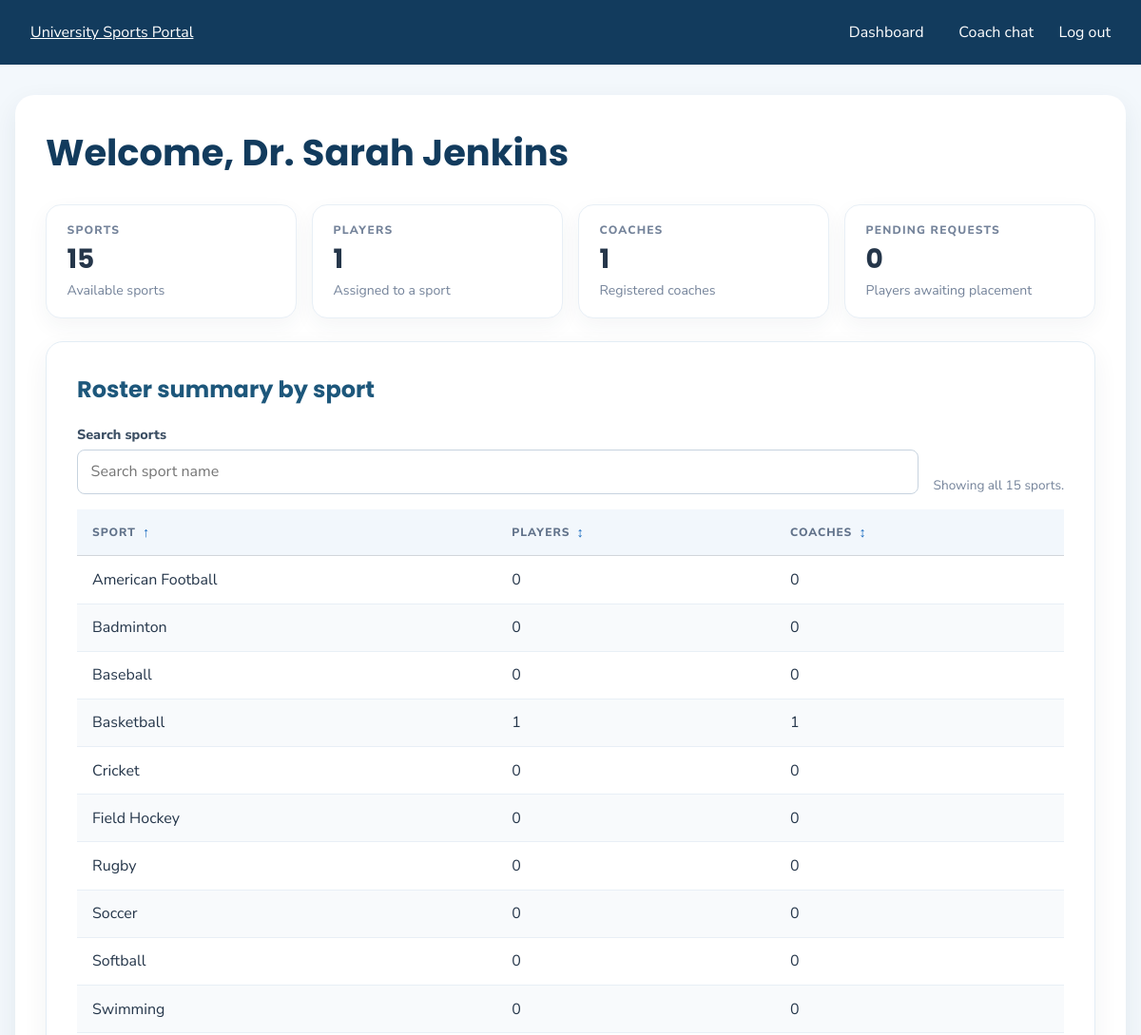
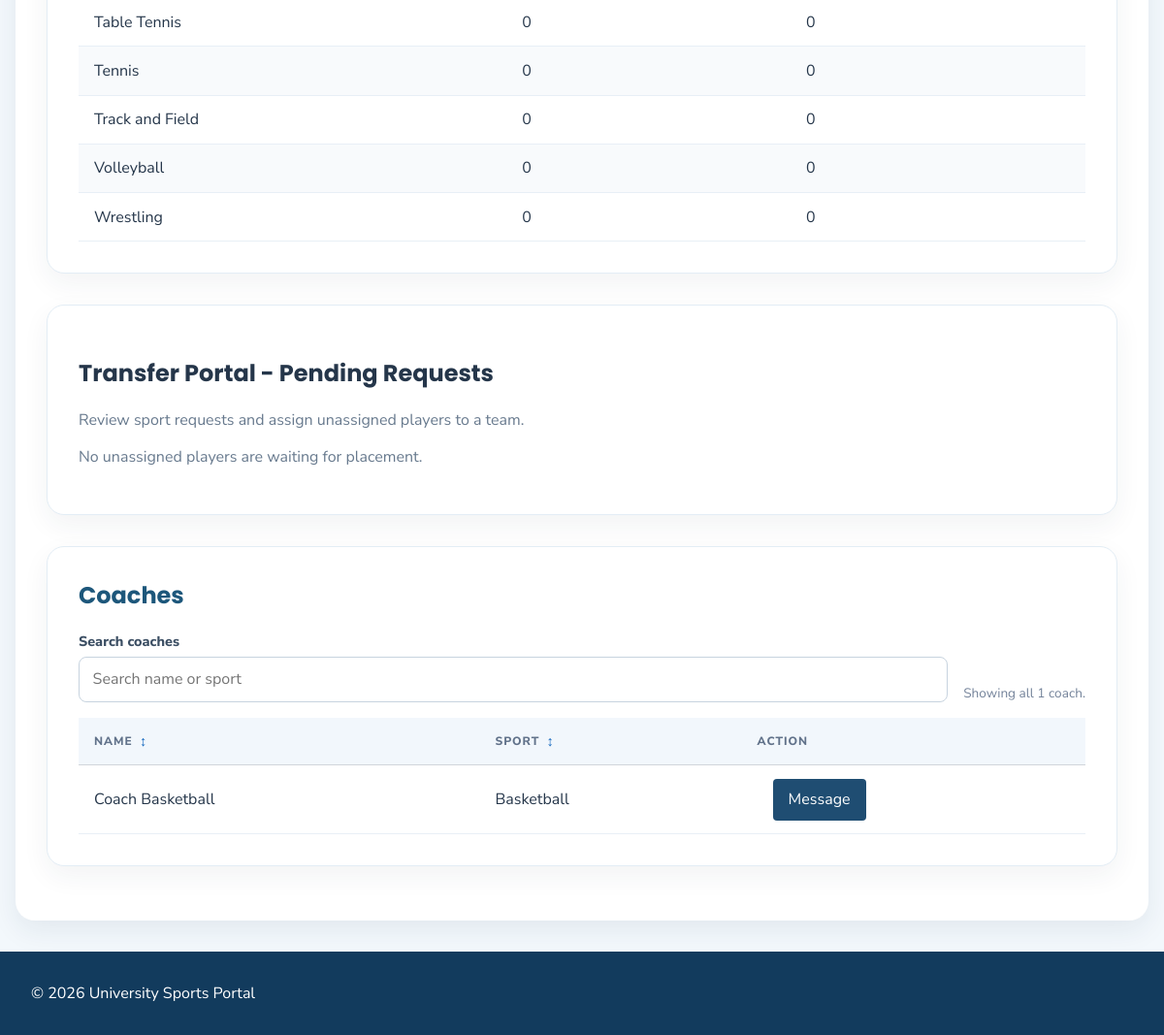
Page /hos/dashboard.php (signed in) on the committed database (2 pictures, top to bottom).
### tables this page shows
CREATE TABLE sports (
    id INT UNSIGNED NOT NULL AUTO_INCREMENT,
    name VARCHAR(100) NOT NULL,
    PRIMARY KEY (id),
    UNIQUE KEY uq_sports_name (name)
);

CREATE TABLE users (
    id INT UNSIGNED NOT NULL AUTO_INCREMENT,
    name VARCHAR(120) NOT NULL,
    email VARCHAR(254) NOT NULL,
    password_hash VARCHAR(255) NOT NULL,
    role ENUM('player', 'coach', 'hos') NOT NULL,
    sport_id INT UNSIGNED NULL,
    requested_sport_id INT UNSIGNED NULL,
    created_at TIMESTAMP NOT NULL DEFAULT CURRENT_TIMESTAMP,
    PRIMARY KEY (id),
    UNIQUE KEY uq_users_email (email),
    KEY idx_users_role_sport (role, sport_id),
    KEY idx_users_requested_sport (requested_sport_id),
    CONSTRAINT fk_users_sport
        FOREIGN KEY (sport_id) REFERENCES sports (id)
        ON UPDATE CASCADE ON DELETE RESTRICT,
    CONSTRAINT fk_users_requested_sport
        FOREIGN KEY (requested_sport_id) REFERENCES sports (id)
        ON UPDATE CASCADE ON DELETE SET NULL
);

### includes/auth_check.php (called while the page is built, shortened)
<?php
function app_url(string $path): string
{
    $scriptPath = str_replace('\\', '/', $_SERVER['SCRIPT_NAME'] ?? '/');
    $basePath = rtrim(str_replace('\\', '/', dirname($scriptPath)), '/');
    foreach (['/auth', '/api', '/player', '/coach', '/hos'] as $directory) {
        if (substr($basePath, -strlen($directory)) === $directory) {
            $basePath = substr($basePath, 0, -strlen($directory));
            break;
        }
    }
    return $basePath . '/' . ltrim($path, '/');
}

### hos/dashboard.php (the view, shortened to what this page needs)
<?php
require_once __DIR__ . '/../includes/auth_check.php';
require_once __DIR__ . '/../config/db.php';
$summaryQuery = $pdo->query(
    "SELECT s.id, s.name,
            COALESCE(SUM(u.role = 'player'), 0) AS player_count,
            COALESCE(SUM(u.role = 'coach'), 0) AS coach_count
     FROM sports s
     LEFT JOIN users u ON u.sport_id = s.id AND u.role IN ('player', 'coach')
     GROUP BY s.id, s.name
     ORDER BY s.name"
);
$sportSummary = $summaryQuery->fetchAll();
$coachesQuery = $pdo->query(
    "SELECT u.id, u.name, u.email, s.name AS sport_name
     FROM users u
     LEFT JOIN sports s ON s.id = u.sport_id
     WHERE u.role = 'coach'
     ORDER BY s.name, u.name, u.id"
);
$coaches = $coachesQuery->fetchAll();
$transferQuery = $pdo->query(
    "SELECT u.id, u.name, u.email, u.requested_sport_id,
            s.name AS requested_sport_name
     FROM users u
     LEFT JOIN sports s ON s.id = u.requested_sport_id
     WHERE u.role = 'player' AND u.sport_id IS NULL
     ORDER BY u.name, u.id"
);
$transferPlayers = $transferQuery->fetchAll();
$hosName = $_SESSION['name'] ?? 'Head of Sports';
$totalPlayers = array_sum(array_map(
    static fn (array $summary): int => (int) $summary['player_count'],
    $sportSummary
));
$sportCount = count($sportSummary);
$coachCount = count($coaches);
$pendingRequestCount = count($transferPlayers);
$bodyClass = 'sports-dashboard';
require __DIR__ . '/../includes/header.php';
?>
<h1>Welcome, <?= htmlspecialchars($hosName, ENT_QUOTES, 'UTF-8') ?></h1>
<section class="coach-overview" aria-label="Portal overview">
    <article class="coach-overview-card">
        <span class="coach-overview-label">Sports</span>
        <strong class="coach-overview-value"><?= $sportCount ?></strong>
        <span class="coach-overview-detail">Available sports</span>
    </article>
    <article class="coach-overview-card">
        <span class="coach-overview-label">Players</span>
        <strong class="coach-overview-value"><?= $totalPlayers ?></strong>
        <span class="coach-overview-detail">Assigned to a sport</span>
    </article>
    <article class="coach-overview-card">
        <span class="coach-overview-label">Coaches</span>
        <strong class="coach-overview-value"><?= $coachCount ?></strong>
        <span class="coach-overview-detail">Registered coaches</span>
    </article>
    <article class="coach-overview-card">
        <span class="coach-overview-label">Pending requests</span>
        <strong class="coach-overview-value"><?= $pendingRequestCount ?></strong>
        <span class="coach-overview-detail">Players awaiting placement</span>
    </article>
</section>
<section class="dashboard-table-section dashboard-table-container" data-table-container>
    <h2>Roster summary by sport</h2>
    <div class="dashboard-table-tools">
        <div>
            <label for="hos-sports-search">Search sports</label>
            <input id="hos-sports-search" type="search" data-table-search
                   placeholder="Search sport name" autocomplete="off">
        </div>
        <p data-table-results aria-live="polite">
        </p>
    </div>
    <div class="table-wrap dashboard-table-wrap">
        <table class="dashboard-data-table" data-dashboard-table
               data-item-label="sport" data-item-label-plural="sports">
            <thead>
                <tr>
                    <th scope="col" aria-sort="ascending">
                        <button class="dashboard-sort-button" type="button" data-table-sort="0">
                            Sport <span aria-hidden="true" data-sort-indicator>↑</span>
                        </button>
                    </th>
                    <th scope="col" aria-sort="none">
                        <button class="dashboard-sort-button" type="button" data-table-sort="1">
                            Players <span aria-hidden="true" data-sort-indicator>↕</span>
                        </button>
                    </th>
                    <th scope="col" aria-sort="none">
                        <button class="dashboard-sort-button" type="button" data-table-sort="2">
                            Coaches <span aria-hidden="true" data-sort-indicator>↕</span>
                        </button>
                    </th>
                </tr>
            </thead>
            <tbody>
                <?php foreach ($sportSummary as $summary): ?>
                    <tr data-table-row>
                        <td data-label="Sport" data-search-cell><?= htmlspecialchars($summary['name'], ENT_QUOTES, 'UTF-8') ?></td>
                        <td data-label="Players" data-search-cell><?= (int) $summary['player_count'] ?></td>
                        <td data-label="Coaches" data-search-cell><?= (int) $summary['coach_count'] ?></td>
                    </tr>
                <?php endforeach; ?>
            </tbody>
        </table>
    </div>
</section>
<section class="transfer-portal-admin dashboard-table-container" data-table-container
         aria-labelledby="hos-transfer-heading">
    <h2 id="hos-transfer-heading">Transfer Portal - Pending Requests</h2>
    <p>Review sport requests and assign unassigned players to a team.</p>
    <?php if ($transferPlayers === []): ?>
        <p>No unassigned players are waiting for placement.</p>
    <?php endif; ?>
</section>
<section class="dashboard-table-section dashboard-table-container" data-table-container>
    <h2>Coaches</h2>
    <?php if ($coaches === []): ?>
        <p>No coaches are registered yet.</p>
    <?php else: ?>
        <div class="dashboard-table-tools">
            <div>
                <label for="hos-coach-search">Search coaches</label>
                <input id="hos-coach-search" type="search" data-table-search
                       placeholder="Search name or sport" autocomplete="off">
            </div>
            <p data-table-results aria-live="polite">
            </p>
        </div>
        <div class="table-wrap dashboard-table-wrap">
            <table class="dashboard-data-table" data-dashboard-table
                   data-item-label="coach" data-item-label-plural="coaches">
                <thead>
                    <tr>
                        <th scope="col" aria-sort="none">
                            <button class="dashboard-sort-button" type="button" data-table-sort="0">
                                Name <span aria-hidden="true" data-sort-indicator>↕</span>
                            </button>
                        </th>
                        <th scope="col" aria-sort="none">
                            <button class="dashboard-sort-button" type="button" data-table-sort="1">
                                Sport <span aria-hidden="true" data-sort-indicator>↕</span>
                            </button>
                        </th>
                        <th scope="col">Action</th>
                    </tr>
                </thead>
                <tbody>
                    <?php foreach ($coaches as $coach): ?>
                        <tr data-table-row>
                            <td data-label="Name" data-search-cell><?= htmlspecialchars($coach['name'], ENT_QUOTES, 'UTF-8') ?></td>
                            <td data-label="Sport" data-search-cell><?= htmlspecialchars($coach['sport_name'] ?? 'Unassigned', ENT_QUOTES, 'UTF-8') ?></td>
                            <td data-label="Action">
                                <a class="button" href="<?= htmlspecialchars(
                                    app_url('/hos/coach_chat.php?coach_id=' . (int) $coach['id']),
                                    ENT_QUOTES,
                                    'UTF-8'
                                ) ?>">Message</a>
                            </td>
                        </tr>
                    <?php endforeach; ?>
                </tbody>
            </table>
        </div>
    <?php endif; ?>
</section>
<?php require __DIR__ . '/../includes/footer.php'; ?>

### includes/header.php (shortened to what this page needs)
<?php
require_once __DIR__ . '/auth_check.php';
$bodyClass = $bodyClass ?? '';
$stylePath = __DIR__ . '/../assets/css/style.css';
$role = $_SESSION['role'] ?? null;
$navigation = [
    'player' => [
        'Dashboard' => app_url('/player/dashboard.php'),
        'Chat' => app_url('/player/chat.php'),
        'Team chat' => app_url('/player/team_chat.php'),
    ],
    'coach' => [
        'Dashboard' => app_url('/coach/dashboard.php'),
        'Chat' => app_url('/coach/chat.php'),
        'Team chat' => app_url('/coach/team_chat.php'),
        'Coaches board' => app_url('/coach/coaches_board.php'),
    ],
    'hos' => [
        'Dashboard' => app_url('/hos/dashboard.php'),
        'Coach chat' => app_url('/hos/coach_chat.php'),
    ],
];
?>
<!DOCTYPE html>
<html lang="en">
<head>
    <link rel="stylesheet" href="<?= htmlspecialchars(
        app_url('/assets/css/style.css') . '?v=' . filemtime($stylePath),
        ENT_QUOTES,
        'UTF-8'
    ) ?>">
</head>
<body class="<?= htmlspecialchars($bodyClass, ENT_QUOTES, 'UTF-8') ?>"
      data-base-path="<?= htmlspecialchars(rtrim(app_url('/'), '/'), ENT_QUOTES, 'UTF-8') ?>">
<header class="site-header">
    <a href="<?= htmlspecialchars(app_url('/'), ENT_QUOTES, 'UTF-8') ?>">University Sports Portal</a>
    <?php if ($role !== null && isset($navigation[$role])): ?>
        <nav aria-label="Main navigation">
            <?php foreach ($navigation[$role] as $label => $url): ?>
                <a href="<?= htmlspecialchars($url, ENT_QUOTES, 'UTF-8') ?>">
                    <?= htmlspecialchars($label, ENT_QUOTES, 'UTF-8') ?>
                </a>
            <?php endforeach; ?>
            <form class="logout-form" method="post"
                  action="<?= htmlspecialchars(app_url('/auth/logout.php'), ENT_QUOTES, 'UTF-8') ?>">
                <button type="submit">Log out</button>
            </form>
        </nav>
    <?php endif; ?>
</header>
<main class="page-content">

### includes/footer.php (shortened to what this page needs)
</main>
<footer class="site-footer">
    <p>&copy; <?= date('Y') ?> University Sports Portal</p>
</footer>
</body>
</html>

### rows in the picture
sports: name "American Football", player_count "0", coach_count "0"
sports: name "Badminton", player_count "0", coach_count "0"
sports: name "Baseball", player_count "0", coach_count "0"
sports: name "Basketball", player_count "1", coach_count "1"
sports: name "Cricket", player_count "0", coach_count "0"
sports: name "Field Hockey", player_count "0", coach_count "0"
sports: name "Rugby", player_count "0", coach_count "0"
sports: name "Soccer", player_count "0", coach_count "0"
sports: name "Softball", player_count "0", coach_count "0"
sports: name "Swimming", player_count "0", coach_count "0"
sports: name "Table Tennis", player_count "0", coach_count "0"
sports: name "Tennis", player_count "0", coach_count "0"
sports: name "Track and Field", player_count "0", coach_count "0"
sports: name "Volleyball", player_count "0", coach_count "0"
sports: name "Wrestling", player_count "0", coach_count "0"
users: name "Coach Basketball", sport.name "Basketball"

### other values in the picture
$label "Dashboard"
$label "Coach chat"
$hosName "Dr. Sarah Jenkins"
$sportCount "15"
$totalPlayers "1"
$coachCount "1"
$pendingRequestCount "0"
